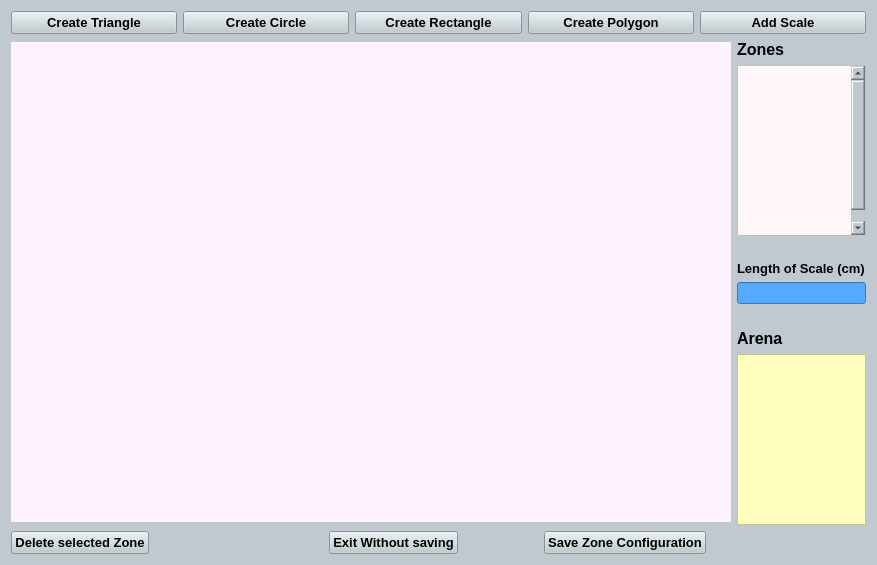
<?xml version="1.0" encoding="UTF-8"?>
<ui version="4.0">
 <class>Form</class>
 <widget class="QWidget" name="Form">
  <property name="geometry">
   <rect>
    <x>0</x>
    <y>0</y>
    <width>877</width>
    <height>565</height>
   </rect>
  </property>
  <property name="minimumSize">
   <size>
    <width>863</width>
    <height>557</height>
   </size>
  </property>
  <property name="windowTitle">
   <string>Form</string>
  </property>
  <property name="styleSheet">
   <string notr="true">background-color: rgb(192, 201, 207);</string>
  </property>
  <layout class="QGridLayout" name="gridLayout">
   <item row="1" column="1">
    <layout class="QVBoxLayout" name="verticalLayout">
     <item>
      <widget class="QLabel" name="label_2">
       <property name="font">
        <font>
         <pointsize>12</pointsize>
         <weight>75</weight>
         <bold>true</bold>
        </font>
       </property>
       <property name="text">
        <string>Zones</string>
       </property>
      </widget>
     </item>
     <item>
      <widget class="QListWidget" name="listWidget_ZoneList">
       <property name="minimumSize">
        <size>
         <width>0</width>
         <height>0</height>
        </size>
       </property>
       <property name="maximumSize">
        <size>
         <width>16777215</width>
         <height>16777215</height>
        </size>
       </property>
       <property name="mouseTracking">
        <bool>true</bool>
       </property>
       <property name="tabletTracking">
        <bool>true</bool>
       </property>
       <property name="styleSheet">
        <string notr="true">background-color: rgb(255, 247, 247);</string>
       </property>
       <property name="dragEnabled">
        <bool>true</bool>
       </property>
       <property name="dragDropOverwriteMode">
        <bool>true</bool>
       </property>
       <property name="spacing">
        <number>1</number>
       </property>
       <property name="viewMode">
        <enum>QListView::ListMode</enum>
       </property>
       <item>
        <property name="text">
         <string/>
        </property>
       </item>
       <item>
        <property name="text">
         <string/>
        </property>
       </item>
       <item>
        <property name="text">
         <string/>
        </property>
       </item>
       <item>
        <property name="text">
         <string/>
        </property>
       </item>
       <item>
        <property name="text">
         <string/>
        </property>
       </item>
       <item>
        <property name="text">
         <string/>
        </property>
       </item>
       <item>
        <property name="text">
         <string/>
        </property>
       </item>
       <item>
        <property name="text">
         <string/>
        </property>
       </item>
       <item>
        <property name="text">
         <string/>
        </property>
       </item>
       <item>
        <property name="text">
         <string/>
        </property>
       </item>
       <item>
        <property name="text">
         <string/>
        </property>
       </item>
       <item>
        <property name="text">
         <string/>
        </property>
       </item>
       <item>
        <property name="text">
         <string/>
        </property>
       </item>
      </widget>
     </item>
     <item>
      <spacer name="verticalSpacer_9">
       <property name="orientation">
        <enum>Qt::Vertical</enum>
       </property>
       <property name="sizeHint" stdset="0">
        <size>
         <width>20</width>
         <height>40</height>
        </size>
       </property>
      </spacer>
     </item>
     <item>
      <widget class="QLabel" name="label_4">
       <property name="font">
        <font>
         <pointsize>10</pointsize>
         <weight>75</weight>
         <bold>true</bold>
        </font>
       </property>
       <property name="text">
        <string>Length of Scale (cm)</string>
       </property>
      </widget>
     </item>
     <item>
      <widget class="QLineEdit" name="lineEdit_ScaleLength">
       <property name="styleSheet">
        <string notr="true">background-color: rgb(85, 170, 255);
color: rgb(0, 0, 0);</string>
       </property>
      </widget>
     </item>
     <item>
      <spacer name="verticalSpacer">
       <property name="orientation">
        <enum>Qt::Vertical</enum>
       </property>
       <property name="sizeHint" stdset="0">
        <size>
         <width>20</width>
         <height>40</height>
        </size>
       </property>
      </spacer>
     </item>
     <item>
      <widget class="QLabel" name="label_3">
       <property name="font">
        <font>
         <pointsize>12</pointsize>
         <weight>75</weight>
         <bold>true</bold>
        </font>
       </property>
       <property name="text">
        <string>Arena</string>
       </property>
      </widget>
     </item>
     <item>
      <widget class="QListWidget" name="listWidget_ArenaList">
       <property name="mouseTracking">
        <bool>true</bool>
       </property>
       <property name="tabletTracking">
        <bool>true</bool>
       </property>
       <property name="styleSheet">
        <string notr="true">background-color: rgb(255, 255, 191);</string>
       </property>
       <property name="selectionMode">
        <enum>QAbstractItemView::ExtendedSelection</enum>
       </property>
       <item>
        <property name="text">
         <string/>
        </property>
        <property name="flags">
         <set>ItemIsSelectable|ItemIsEditable|ItemIsDragEnabled|ItemIsUserCheckable|ItemIsEnabled</set>
        </property>
       </item>
       <item>
        <property name="text">
         <string/>
        </property>
       </item>
       <item>
        <property name="text">
         <string/>
        </property>
       </item>
      </widget>
     </item>
    </layout>
   </item>
   <item row="2" column="0" colspan="2">
    <layout class="QHBoxLayout" name="horizontalLayout_3">
     <item>
      <widget class="QPushButton" name="pushButton_DeleteSelectedZone">
       <property name="font">
        <font>
         <pointsize>10</pointsize>
         <weight>75</weight>
         <bold>true</bold>
        </font>
       </property>
       <property name="text">
        <string>Delete selected Zone</string>
       </property>
      </widget>
     </item>
     <item>
      <spacer name="horizontalSpacer_2">
       <property name="orientation">
        <enum>Qt::Horizontal</enum>
       </property>
       <property name="sizeHint" stdset="0">
        <size>
         <width>40</width>
         <height>20</height>
        </size>
       </property>
      </spacer>
     </item>
     <item>
      <layout class="QHBoxLayout" name="horizontalLayout_2">
       <item>
        <widget class="QPushButton" name="pushButton_ExitWithOutSaving">
         <property name="font">
          <font>
           <pointsize>10</pointsize>
           <weight>75</weight>
           <bold>true</bold>
          </font>
         </property>
         <property name="text">
          <string>Exit Without saving</string>
         </property>
        </widget>
       </item>
       <item>
        <spacer name="horizontalSpacer_5">
         <property name="orientation">
          <enum>Qt::Horizontal</enum>
         </property>
         <property name="sizeHint" stdset="0">
          <size>
           <width>40</width>
           <height>20</height>
          </size>
         </property>
        </spacer>
       </item>
       <item>
        <spacer name="horizontalSpacer">
         <property name="orientation">
          <enum>Qt::Horizontal</enum>
         </property>
         <property name="sizeHint" stdset="0">
          <size>
           <width>40</width>
           <height>20</height>
          </size>
         </property>
        </spacer>
       </item>
       <item>
        <widget class="QPushButton" name="pushButton_SaveZoneConfig">
         <property name="font">
          <font>
           <pointsize>10</pointsize>
           <weight>75</weight>
           <bold>true</bold>
          </font>
         </property>
         <property name="text">
          <string>Save Zone Configuration</string>
         </property>
        </widget>
       </item>
       <item>
        <spacer name="horizontalSpacer_6">
         <property name="orientation">
          <enum>Qt::Horizontal</enum>
         </property>
         <property name="sizeHint" stdset="0">
          <size>
           <width>40</width>
           <height>20</height>
          </size>
         </property>
        </spacer>
       </item>
       <item>
        <spacer name="horizontalSpacer_7">
         <property name="orientation">
          <enum>Qt::Horizontal</enum>
         </property>
         <property name="sizeHint" stdset="0">
          <size>
           <width>40</width>
           <height>20</height>
          </size>
         </property>
        </spacer>
       </item>
       <item>
        <spacer name="horizontalSpacer_4">
         <property name="orientation">
          <enum>Qt::Horizontal</enum>
         </property>
         <property name="sizeHint" stdset="0">
          <size>
           <width>40</width>
           <height>20</height>
          </size>
         </property>
        </spacer>
       </item>
       <item>
        <spacer name="horizontalSpacer_3">
         <property name="orientation">
          <enum>Qt::Horizontal</enum>
         </property>
         <property name="sizeHint" stdset="0">
          <size>
           <width>40</width>
           <height>20</height>
          </size>
         </property>
        </spacer>
       </item>
      </layout>
     </item>
    </layout>
   </item>
   <item row="0" column="0" colspan="2">
    <layout class="QHBoxLayout" name="horizontalLayout">
     <item>
      <widget class="QPushButton" name="pushButton_CreateTriangle">
       <property name="minimumSize">
        <size>
         <width>20</width>
         <height>0</height>
        </size>
       </property>
       <property name="font">
        <font>
         <pointsize>10</pointsize>
         <weight>75</weight>
         <bold>true</bold>
        </font>
       </property>
       <property name="text">
        <string>Create Triangle</string>
       </property>
      </widget>
     </item>
     <item>
      <widget class="QPushButton" name="pushButton_CreateCircle">
       <property name="minimumSize">
        <size>
         <width>20</width>
         <height>0</height>
        </size>
       </property>
       <property name="font">
        <font>
         <pointsize>10</pointsize>
         <weight>75</weight>
         <bold>true</bold>
        </font>
       </property>
       <property name="text">
        <string>Create Circle</string>
       </property>
      </widget>
     </item>
     <item>
      <widget class="QPushButton" name="pushButton_CreateRectangle">
       <property name="minimumSize">
        <size>
         <width>20</width>
         <height>0</height>
        </size>
       </property>
       <property name="font">
        <font>
         <pointsize>10</pointsize>
         <weight>75</weight>
         <bold>true</bold>
        </font>
       </property>
       <property name="text">
        <string>Create Rectangle</string>
       </property>
      </widget>
     </item>
     <item>
      <widget class="QPushButton" name="pushButton_CreatePolygon">
       <property name="minimumSize">
        <size>
         <width>20</width>
         <height>0</height>
        </size>
       </property>
       <property name="font">
        <font>
         <pointsize>10</pointsize>
         <weight>75</weight>
         <bold>true</bold>
        </font>
       </property>
       <property name="text">
        <string>Create Polygon</string>
       </property>
      </widget>
     </item>
     <item>
      <widget class="QPushButton" name="pushButton_AddScale">
       <property name="minimumSize">
        <size>
         <width>20</width>
         <height>0</height>
        </size>
       </property>
       <property name="font">
        <font>
         <pointsize>10</pointsize>
         <weight>75</weight>
         <bold>true</bold>
        </font>
       </property>
       <property name="text">
        <string>Add Scale</string>
       </property>
      </widget>
     </item>
    </layout>
   </item>
   <item row="1" column="0">
    <widget class="QWidget" name="AddFig" native="true">
     <property name="minimumSize">
      <size>
       <width>720</width>
       <height>480</height>
      </size>
     </property>
     <property name="maximumSize">
      <size>
       <width>720</width>
       <height>480</height>
      </size>
     </property>
     <property name="mouseTracking">
      <bool>true</bool>
     </property>
     <property name="tabletTracking">
      <bool>true</bool>
     </property>
     <property name="autoFillBackground">
      <bool>false</bool>
     </property>
     <property name="styleSheet">
      <string notr="true">background-color: rgb(254, 242, 255);</string>
     </property>
    </widget>
   </item>
  </layout>
 </widget>
 <resources/>
 <connections/>
</ui>
